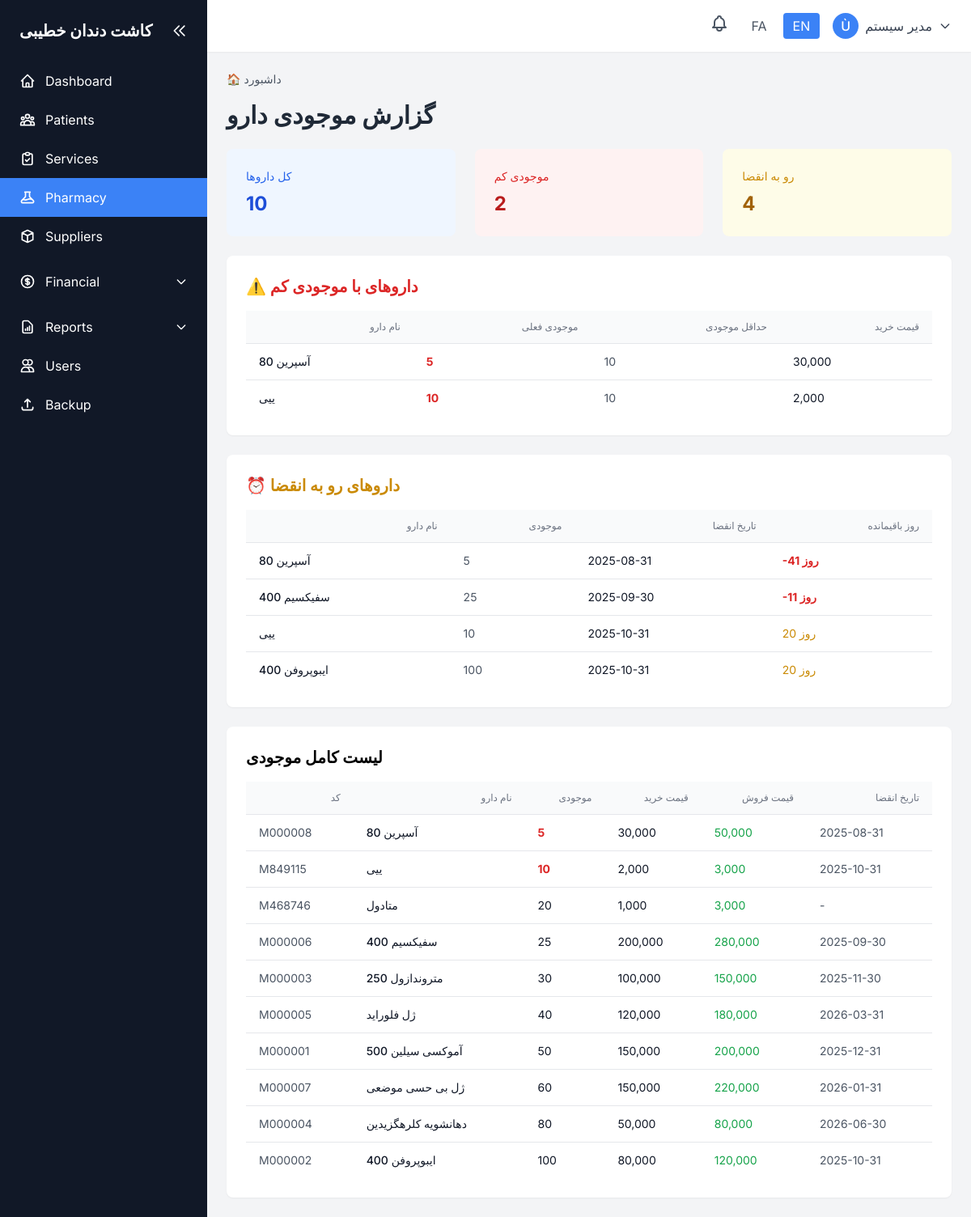
/medicines/stock.php?lang=en (signed in), run on the app's committed database.
### tables this page shows
CREATE TABLE `system` (
  `id` int(11) NOT NULL,
  `record_type` enum('setting','activity_log') NOT NULL,
  `setting_key` varchar(50) DEFAULT NULL,
  `setting_value` text DEFAULT NULL,
  `setting_type` varchar(20) DEFAULT 'text',
  `description` text DEFAULT NULL,
  `user_id` int(11) DEFAULT NULL,
  `action` varchar(50) DEFAULT NULL,
  `table_name` varchar(50) DEFAULT NULL,
  `record_id` int(11) DEFAULT NULL,
  `ip_address` varchar(45) DEFAULT NULL,
  `user_agent` text DEFAULT NULL,
  `created_at` datetime DEFAULT current_timestamp(),
  `updated_at` datetime DEFAULT current_timestamp() ON UPDATE current_timestamp()
);

CREATE TABLE `medicines` (
  `id` int(11) NOT NULL,
  `medicine_code` varchar(20) NOT NULL,
  `medicine_name` varchar(100) NOT NULL,
  `medicine_name_en` varchar(100) DEFAULT NULL,
  `category` varchar(50) DEFAULT NULL,
  `manufacturer` varchar(100) DEFAULT NULL,
  `unit` varchar(20) NOT NULL,
  `purchase_price` decimal(10,2) NOT NULL,
  `sale_price` decimal(10,2) NOT NULL,
  `stock_quantity` int(11) DEFAULT 0,
  `min_stock_level` int(11) DEFAULT 10,
  `expiry_date` date DEFAULT NULL,
  `description` text DEFAULT NULL,
  `supplier_name` varchar(100) DEFAULT NULL,
  `supplier_phone` varchar(20) DEFAULT NULL,
  `supplier_email` varchar(100) DEFAULT NULL,
  `supplier_address` text DEFAULT NULL,
  `sale_patient_id` int(11) DEFAULT NULL,
  `sale_code` varchar(20) DEFAULT NULL,
  `sale_date` date DEFAULT NULL,
  `sale_quantity` int(11) DEFAULT NULL,
  `sale_unit_price` decimal(10,2) DEFAULT NULL,
  `sale_total_price` decimal(10,2) DEFAULT NULL,
  `movement_type` enum('purchase','sale','adjustment') DEFAULT NULL,
  `movement_date` date DEFAULT NULL,
  `movement_quantity` int(11) DEFAULT NULL,
  `movement_notes` text DEFAULT NULL,
  `is_active` tinyint(1) DEFAULT 1,
  `created_by` int(11) DEFAULT NULL,
  `created_at` datetime DEFAULT current_timestamp(),
  `updated_at` datetime DEFAULT current_timestamp() ON UPDATE current_timestamp()
);

### medicines/stock.php (the view, shortened to what the rows shown need)
<?php
require_once '../config/config.php';
$medicines = fetchAll("
    SELECT * FROM medicines
    WHERE is_active = 1
    ORDER BY stock_quantity ASC
");
$lowStock = fetchAll("
    SELECT * FROM medicines
    WHERE is_active = 1 AND stock_quantity <= min_stock_level
    ORDER BY stock_quantity ASC
");
$expiringSoon = fetchAll("
    SELECT * FROM medicines
    WHERE is_active = 1 AND expiry_date <= DATE_ADD(CURDATE(), INTERVAL 30 DAY)
    ORDER BY expiry_date ASC
");
include '../includes/header.php';
?>
<div class="space-y-6">
    <h1 class="text-3xl font-bold text-gray-800">گزارش موجودی دارو</h1>
    <?php if ($lowStock): ?>
    <div class="bg-white rounded-lg shadow-sm p-6">
        <h2 class="text-xl font-bold mb-4 text-red-600">⚠️ داروهای با موجودی کم</h2>
        <div class="overflow-x-auto">
            <table class="min-w-full divide-y divide-gray-200">
                <thead class="bg-gray-50">
                    <tr>
                        <th class="px-4 py-3 text-right text-xs font-medium text-gray-500 uppercase">نام دارو</th>
                        <th class="px-4 py-3 text-right text-xs font-medium text-gray-500 uppercase">موجودی فعلی</th>
                        <th class="px-4 py-3 text-right text-xs font-medium text-gray-500 uppercase">حداقل موجودی</th>
                        <th class="px-4 py-3 text-right text-xs font-medium text-gray-500 uppercase">قیمت خرید</th>
                    </tr>
                </thead>
                <tbody class="bg-white divide-y divide-gray-200">
                    <?php foreach ($lowStock as $m): ?>
                    <tr class="hover:bg-gray-50">
                        <td class="px-4 py-3 text-sm font-medium text-gray-900"><?php echo htmlspecialchars($m['medicine_name']); ?></td>
                        <td class="px-4 py-3 text-sm text-red-600 font-bold"><?php echo $m['stock_quantity']; ?></td>
                        <td class="px-4 py-3 text-sm text-gray-600"><?php echo $m['min_stock_level']; ?></td>
                        <td class="px-4 py-3 text-sm text-gray-900"><?php echo formatCurrency($m['purchase_price']); ?></td>
                    </tr>
                    <?php endforeach; ?>
                </tbody>
            </table>
        </div>
    </div>
    <?php endif; ?>
    <?php if ($expiringSoon): ?>
    <div class="bg-white rounded-lg shadow-sm p-6">
        <h2 class="text-xl font-bold mb-4 text-yellow-600">⏰ داروهای رو به انقضا</h2>
        <div class="overflow-x-auto">
            <table class="min-w-full divide-y divide-gray-200">
                <thead class="bg-gray-50">
                    <tr>
                        <th class="px-4 py-3 text-right text-xs font-medium text-gray-500 uppercase">نام دارو</th>
                        <th class="px-4 py-3 text-right text-xs font-medium text-gray-500 uppercase">موجودی</th>
                        <th class="px-4 py-3 text-right text-xs font-medium text-gray-500 uppercase">تاریخ انقضا</th>
                        <th class="px-4 py-3 text-right text-xs font-medium text-gray-500 uppercase">روز باقیمانده</th>
                    </tr>
                </thead>
                <tbody class="bg-white divide-y divide-gray-200">
                    <?php foreach ($expiringSoon as $m):
                        $daysLeft = floor((strtotime($m['expiry_date']) - time()) / 86400);
                    ?>
                    <tr class="hover:bg-gray-50">
                        <td class="px-4 py-3 text-sm font-medium text-gray-900"><?php echo htmlspecialchars($m['medicine_name']); ?></td>
                        <td class="px-4 py-3 text-sm text-gray-600"><?php echo $m['stock_quantity']; ?></td>
                        <td class="px-4 py-3 text-sm text-gray-900"><?php echo $m['expiry_date']; ?></td>
                        <td class="px-4 py-3 text-sm <?php echo $daysLeft < 7 ? 'text-red-600 font-bold' : 'text-yellow-600'; ?>">
                            <?php echo $daysLeft; ?> روز
                        </td>
                    </tr>
                    <?php endforeach; ?>
                </tbody>
            </table>
        </div>
    </div>
    <?php endif; ?>
    <div class="bg-white rounded-lg shadow-sm p-6">
        <h2 class="text-xl font-bold mb-4">لیست کامل موجودی</h2>
        <div class="overflow-x-auto">
            <table class="min-w-full divide-y divide-gray-200">
                <thead class="bg-gray-50">
                    <tr>
                        <th class="px-4 py-3 text-right text-xs font-medium text-gray-500 uppercase">کد</th>
                        <th class="px-4 py-3 text-right text-xs font-medium text-gray-500 uppercase">نام دارو</th>
                        <th class="px-4 py-3 text-right text-xs font-medium text-gray-500 uppercase">موجودی</th>
                        <th class="px-4 py-3 text-right text-xs font-medium text-gray-500 uppercase">قیمت خرید</th>
                        <th class="px-4 py-3 text-right text-xs font-medium text-gray-500 uppercase">قیمت فروش</th>
                        <th class="px-4 py-3 text-right text-xs font-medium text-gray-500 uppercase">تاریخ انقضا</th>
                    </tr>
                </thead>
                <tbody class="bg-white divide-y divide-gray-200">
                    <?php foreach ($medicines as $m): ?>
                    <tr class="hover:bg-gray-50">
                        <td class="px-4 py-3 text-sm text-gray-600"><?php echo $m['medicine_code']; ?></td>
                        <td class="px-4 py-3 text-sm font-medium text-gray-900"><?php echo htmlspecialchars($m['medicine_name']); ?></td>
                        <td class="px-4 py-3 text-sm <?php echo $m['stock_quantity'] <= $m['min_stock_level'] ? 'text-red-600 font-bold' : 'text-gray-900'; ?>">
                            <?php echo $m['stock_quantity']; ?>
                        </td>
                        <td class="px-4 py-3 text-sm text-gray-900"><?php echo formatCurrency($m['purchase_price']); ?></td>
                        <td class="px-4 py-3 text-sm text-green-600"><?php echo formatCurrency($m['sale_price']); ?></td>
                        <td class="px-4 py-3 text-sm text-gray-600"><?php echo $m['expiry_date'] ?: '-'; ?></td>
                    </tr>
                    <?php endforeach; ?>
                </tbody>
            </table>
        </div>
    </div>
</div>
<?php include '../includes/footer.php'; ?>

### includes/header.php (shortened to what the rows shown need)
<?php
$lang = loadLanguage();
?>
<!DOCTYPE html>
<html lang="<?php echo $current_lang; ?>" dir="<?php echo $current_lang === 'fa' ? 'rtl' : 'ltr'; ?>">
<head>
    <script src="https://cdn.tailwindcss.com"></script>
    <link rel="stylesheet" href="<?php echo BASE_URL; ?>/assets/css/mobile.css">
</head>
<body class="bg-gray-100">
    <div class="flex h-screen overflow-hidden">
        <aside id="sidebar" class="w-64 bg-gray-900 text-white flex-shrink-0 hidden md:flex flex-col transition-all duration-300">
            <div class="p-6 flex-shrink-0 flex items-center justify-between">
                <h1 id="sidebar-title" class="text-xl font-bold"><?php echo getSetting('clinic_name', $lang['app_name']); ?></h1>
                <button id="sidebar-toggle" class="text-white hover:text-gray-300 hidden md:block" title="بستن منو">
                    <svg class="w-5 h-5" fill="none" stroke="currentColor" viewBox="0 0 24 24">
                        <path stroke-linecap="round" stroke-linejoin="round" stroke-width="2" d="M11 19l-7-7 7-7m8 14l-7-7 7-7"></path>
                    </svg>
                </button>
            </div>
        </aside>
        <div class="flex-1 flex flex-col overflow-hidden">
            <main class="flex-1 overflow-y-auto p-6">

### data on the page
system: setting_value "کاشت دندان خطیبی"
medicines: medicine_name "آسپرین 80", stock_quantity "5", min_stock_level "10", purchase_price "30,000", expiry_date "2025-08-31", expiry_date "-41", medicine_code "M000008", sale_price "50,000"
medicines: medicine_name "ییی", stock_quantity "10", min_stock_level "10", purchase_price "2,000", expiry_date "2025-10-31", expiry_date "20", medicine_code "M849115", sale_price "3,000"
medicines: medicine_name "سفیکسیم 400", stock_quantity "25", expiry_date "2025-09-30", expiry_date "-11", medicine_code "M000006", purchase_price "200,000", sale_price "280,000"
medicines: medicine_name "ایبوپروفن 400", stock_quantity "100", expiry_date "2025-10-31", expiry_date "20", medicine_code "M000002", purchase_price "80,000", sale_price "120,000"
medicines: medicine_code "M468746", medicine_name "متادول", stock_quantity "20", purchase_price "1,000", sale_price "3,000", expiry_date "-"
medicines: medicine_code "M000003", medicine_name "متروندازول 250", stock_quantity "30", purchase_price "100,000", sale_price "150,000", expiry_date "2025-11-30"
medicines: medicine_code "M000005", medicine_name "ژل فلوراید", stock_quantity "40", purchase_price "120,000", sale_price "180,000", expiry_date "2026-03-31"
medicines: medicine_code "M000001", medicine_name "آموکسی سیلین 500", stock_quantity "50", purchase_price "150,000", sale_price "200,000", expiry_date "2025-12-31"
medicines: medicine_code "M000007", medicine_name "ژل بی حسی موضعی", stock_quantity "60", purchase_price "150,000", sale_price "220,000", expiry_date "2026-01-31"
medicines: medicine_code "M000004", medicine_name "دهانشویه کلرهگزیدین", stock_quantity "80", purchase_price "50,000", sale_price "80,000", expiry_date "2026-06-30"

### other printed values
$lang['menu_dashboard'] "Dashboard"
$lang['menu_patients'] "Patients"
$lang['menu_services'] "Services"
$lang['menu_medicines'] "Pharmacy"
$lang['menu_suppliers'] "Suppliers"
$lang['menu_reports'] "Reports"
$lang['menu_users'] "Users"
$lang['menu_backup'] "Backup"
substr($user['full_name'], 0, 1) "Ù"
$user['full_name'] "مدیر سیستم"
count($medicines) "10"
count($lowStock) "2"
count($expiringSoon) "4"
